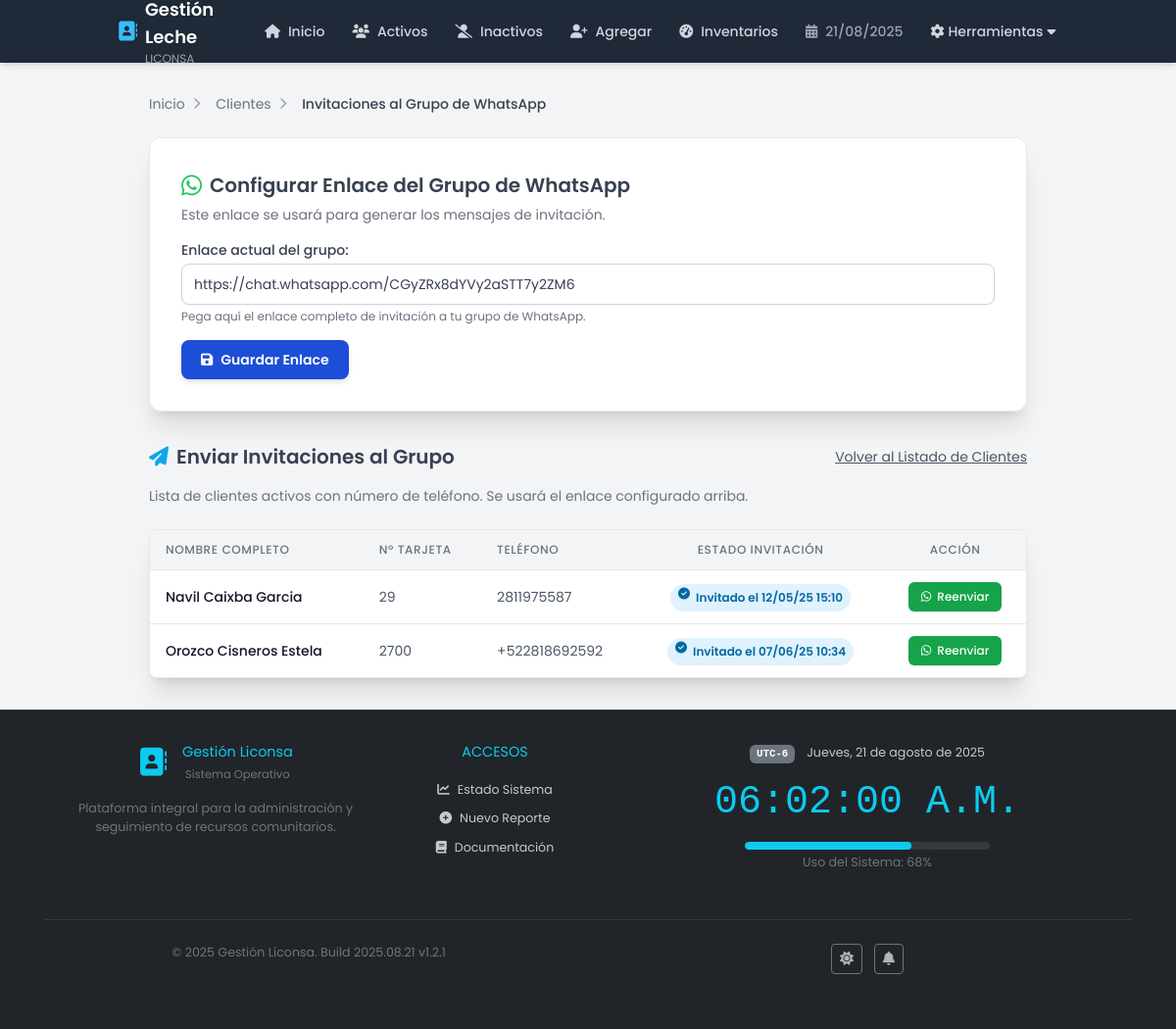
The app's page /clientes/invitaciones_whatsapp.php with its own data.
### tables this page shows
CREATE TABLE `configuracion` (
  `id` int(11) NOT NULL,
  `clave` varchar(100) NOT NULL,
  `valor` text DEFAULT NULL,
  `fecha_modificacion` timestamp NOT NULL DEFAULT current_timestamp() ON UPDATE current_timestamp()
);

CREATE TABLE `clientes` (
  `id` int(11) NOT NULL,
  `numero_tarjeta` int(11) UNSIGNED NOT NULL,
  `nombre_completo` varchar(100) NOT NULL,
  `dotacion_maxima` int(11) NOT NULL DEFAULT 12,
  `telefono` varchar(20) DEFAULT NULL,
  `estado` enum('activo','inactivo') NOT NULL DEFAULT 'activo',
  `fecha_invitacion_grupo` datetime DEFAULT NULL,
  `fecha_registro` timestamp NOT NULL DEFAULT current_timestamp(),
  `fecha_modificacion` timestamp NOT NULL DEFAULT current_timestamp() ON UPDATE current_timestamp()
);

### config/Configuracion.php (called while the page is built, shortened)
<?php
class Configuracion {
    private $conn;
    private $table_name = "configuracion";
    public function __construct() {
        $database = new Conexion();
        $this->conn = $database->conectar();
    }
    public function obtenerValor($clave) {
        $query = "SELECT valor FROM " . $this->table_name . " WHERE clave = :clave LIMIT 1";
        try {
            $stmt = $this->conn->prepare($query);
            $stmt->bindParam(':clave', $clave, PDO::PARAM_STR);
            $stmt->execute();
            $row = $stmt->fetch(PDO::FETCH_ASSOC);
            return $row ? $row['valor'] : null;
        } catch (PDOException $e) {
            error_log("Error PDO al obtener configuración ('{$clave}'): " . $e->getMessage());
            return null;
        }
    }
}
?>

### config/conexion.php (called while the page is built, shortened)
<?php
class Conexion {
    private $host = 'localhost';
    private $db_name = 'gestion_leche';
    private $username = 'root';
    private $password = '';
    public function conectar() {
        $this->conn = null;
        try {
            $options = [
                PDO::ATTR_ERRMODE => PDO::ERRMODE_EXCEPTION,
                PDO::ATTR_DEFAULT_FETCH_MODE => PDO::FETCH_ASSOC,
                PDO::ATTR_EMULATE_PREPARES => false,
                PDO::MYSQL_ATTR_INIT_COMMAND => "SET sql_mode='STRICT_TRANS_TABLES'",
                PDO::ATTR_PERSISTENT => false,
            ];
            $this->conn = new PDO(
                "mysql:host={$this->host};dbname={$this->db_name};charset=utf8mb4",
                $this->username,
                $this->password,
                $options
            );
        } catch(PDOException $e) {
            error_log("Database connection error: " . $e->getMessage() . " at " . date('Y-m-d H:i:s'));
            throw new Exception("Error de conexión a la base de datos");
        }
        return $this->conn;
    }
}
?>

### clientes/cliente.php (called while the page is built, shortened)
<?php
require_once __DIR__ . '/../config/conexion.php';
class Cliente
{
    private $conn;
    private $table = 'clientes';
    public function __construct()
    {
        $database = new Conexion();
        $this->conn = $database->conectar();
    }
    public function getClientesParaInvitacion() {
        $query = "SELECT id, nombre_completo, numero_tarjeta, telefono, fecha_invitacion_grupo
                  FROM " . $this->table . "
                  WHERE estado = 'activo' AND telefono IS NOT NULL AND telefono != ''
                  ORDER BY numero_tarjeta ASC, nombre_completo ASC";
        try {
            $stmt = $this->conn->prepare($query);
            $stmt->execute();
            return $stmt;
        } catch (PDOException $e) {
            error_log("Error PDO en getClientesParaInvitacion: " . $e->getMessage());
            return false;
        }
    }
}
?>

### clientes/invitaciones_whatsapp.php (the view, shortened to what this page needs)
<?php
$page_title = "Invitaciones al Grupo de WhatsApp";
$protocol = (!empty($_SERVER['HTTPS']) && $_SERVER['HTTPS'] !== 'off' || $_SERVER['SERVER_PORT'] == 443) ? "https://" : "http://";
$host = $_SERVER['HTTP_HOST'];
$project_folder = '/gestion_leche_web';
$baseUrl = $protocol . $host . $project_folder;
require_once __DIR__ . '/../config/Configuracion.php';
require_once __DIR__ . '/../layout/header.php';
require_once __DIR__ . "/cliente.php";
$config_handler = new Configuracion();
$clave_enlace_whatsapp = 'enlace_grupo_whatsapp';
$enlace_grupo_leche_actual = $config_handler->obtenerValor($clave_enlace_whatsapp);
$cliente_handler = new Cliente();
$resultado_clientes = $cliente_handler->getClientesParaInvitacion();
?>
<main class="container mx-auto px-4 sm:px-6 lg:px-8 py-6 md:py-8">
    <div class="max-w-4xl mx-auto">
        <nav class="mb-6 text-sm" aria-label="Breadcrumb">
            <ol class="list-none p-0 inline-flex flex-wrap space-x-1 sm:space-x-2">
                <li class="flex items-center">
                    <a href="<?php echo htmlspecialchars($baseUrl); ?>/index.php" class="text-gray-500 hover:text-liconsa-blue transition duration-150 ease-in-out">Inicio</a>
                    <i class="fas fa-chevron-right text-gray-400 mx-1 sm:mx-2 text-xs"></i>
                </li>
                 <li class="flex items-center">
                    <a href="<?php echo htmlspecialchars($baseUrl); ?>/clientes/listar_clientes.php" class="text-gray-500 hover:text-liconsa-blue transition duration-150 ease-in-out">Clientes</a>
                    <i class="fas fa-chevron-right text-gray-400 mx-1 sm:mx-2 text-xs"></i>
                </li>
                <li class="flex items-center">
                    <span class="text-gray-700 font-medium"><?php echo htmlspecialchars($page_title); ?></span>
                </li>
            </ol>
        </nav>
        <div class="bg-white shadow-xl rounded-xl border border-gray-200 p-6 sm:p-8 mb-8">
            <h2 class="text-xl font-semibold text-gray-700 mb-1 flex items-center">
                <i class="fab fa-whatsapp text-green-500 mr-2 text-2xl"></i>
                Configurar Enlace del Grupo de WhatsApp
            </h2>
            <p class="text-sm text-gray-500 mb-4">Este enlace se usará para generar los mensajes de invitación.</p>
            <form action="<?php echo htmlspecialchars($_SERVER['PHP_SELF']); ?>" method="POST">
                <div class="mb-4">
                    <label for="nuevo_enlace_grupo" class="block text-sm font-medium text-gray-700 mb-1">Enlace actual del grupo:</label>
                    <input type="url" id="nuevo_enlace_grupo" name="nuevo_enlace_grupo"
                           class="w-full px-3 py-2.5 border border-gray-300 rounded-lg shadow-sm focus:outline-none focus:ring-2 focus:ring-liconsa-blue focus:border-liconsa-blue text-sm"
                           value="<?php echo htmlspecialchars($enlace_grupo_leche_actual); ?>"
                           placeholder="https://chat.whatsapp.com/XYZ..." required>
                    <p class="mt-1 text-xs text-gray-500">Pega aquí el enlace completo de invitación a tu grupo de WhatsApp.</p>
                </div>
                <button type="submit" name="actualizar_enlace_grupo" class="inline-flex items-center px-5 py-2.5 bg-liconsa-blue hover:bg-blue-700 text-white font-semibold text-sm rounded-lg shadow-md transition duration-150 ease-in-out">
                    <i class="fas fa-save mr-2"></i>Guardar Enlace
                </button>
            </form>
        </div>
        <div class="flex flex-col sm:flex-row justify-between items-center mb-4">
            <h2 class="text-xl font-semibold text-gray-700 flex items-center">
                <i class="fas fa-paper-plane text-sky-500 mr-2"></i>
                Enviar Invitaciones al Grupo
            </h2>
            <a href="<?php echo htmlspecialchars($baseUrl); ?>/clientes/listar_clientes.php" class="mt-2 sm:mt-0 text-sm text-gray-600 hover:text-liconsa-blue underline">
                Volver al Listado de Clientes
            </a>
        </div>
        <p class="text-sm text-gray-500 mb-6">Lista de clientes activos con número de teléfono. Se usará el enlace configurado arriba.</p>
        <?php if ($resultado_clientes && $resultado_clientes->rowCount() > 0): ?>
            <div class="bg-white shadow-xl rounded-lg border border-gray-200 overflow-hidden">
                <div class="overflow-x-auto">
                    <table class="min-w-full divide-y divide-gray-200 text-sm">
                        <thead class="bg-gray-100">
                            <tr>
                                <th scope="col" class="px-4 py-3 text-left text-xs font-medium text-gray-500 uppercase tracking-wider">Nombre Completo</th>
                                <th scope="col" class="px-4 py-3 text-left text-xs font-medium text-gray-500 uppercase tracking-wider hidden sm:table-cell">Nº Tarjeta</th>
                                <th scope="col" class="px-4 py-3 text-left text-xs font-medium text-gray-500 uppercase tracking-wider">Teléfono</th>
                                <th scope="col" class="px-4 py-3 text-center text-xs font-medium text-gray-500 uppercase tracking-wider">Estado Invitación</th>
                                <th scope="col" class="px-4 py-3 text-center text-xs font-medium text-gray-500 uppercase tracking-wider">Acción</th>
                            </tr>
                        </thead>
                        <tbody class="bg-white divide-y divide-gray-200">
                            <?php while ($row = $resultado_clientes->fetch(PDO::FETCH_ASSOC)): ?>
                                <tr id="cliente-row-<?php echo $row['id']; ?>" class="hover:bg-gray-50 transition-colors">
                                    <td class="px-4 py-3 whitespace-nowrap font-medium text-gray-900"><?php echo htmlspecialchars($row['nombre_completo']); ?></td>
                                    <td class="px-4 py-3 whitespace-nowrap text-gray-600 hidden sm:table-cell"><?php echo htmlspecialchars($row['numero_tarjeta']); ?></td>
                                    <td class="px-4 py-3 whitespace-nowrap text-gray-600"><?php echo htmlspecialchars($row['telefono']); ?></td>
                                    <td class="px-4 py-3 whitespace-nowrap text-center estado-invitacion">
                                        <?php if (!empty($row['fecha_invitacion_grupo'])): ?>
                                            <span class="px-2 py-1 inline-flex text-xs leading-5 font-semibold rounded-full bg-sky-100 text-sky-700">
                                                <i class="fas fa-check-circle mr-1.5"></i> Invitado el <?php echo date("d/m/y H:i", strtotime($row['fecha_invitacion_grupo'])); ?>
                                            </span>
                                        <?php else: ?>
                                            <span class="px-2 py-1 inline-flex text-xs leading-5 font-semibold rounded-full bg-yellow-100 text-yellow-800">
                                                <i class="fas fa-clock mr-1.5"></i> Pendiente
                                            </span>
                                        <?php endif; ?>
                                    </td>
                                    <td class="px-4 py-3 whitespace-nowrap text-center">
                                        <button class="btn-enviar-invitacion inline-flex items-center px-3 py-1.5 border border-transparent text-xs font-medium rounded-md shadow-sm text-white bg-green-600 hover:bg-green-700 focus:outline-none focus:ring-2 focus:ring-offset-2 focus:ring-green-500"
                                                data-clienteid="<?php echo $row['id']; ?>"
                                                data-nombrecliente="<?php echo htmlspecialchars($row['nombre_completo']); ?>"
                                                data-enlacegrupo="<?php echo htmlspecialchars($enlace_grupo_leche_actual); ?>">
                                            <i class="fab fa-whatsapp mr-1.5"></i> <?php echo !empty($row['fecha_invitacion_grupo']) ? 'Reenviar' : 'Invitar'; ?>
                                        </button>
                                    </td>
                                </tr>
                            <?php endwhile; ?>
                        </tbody>
                    </table>
                </div>
            </div>
        <?php endif; ?>
    </div>
</main>
<?php
include_once __DIR__ . "/../layout/footer.php";
?>

### layout/header.php (style rules this page uses)
body { font-family: 'Poppins', 'sans-serif'; background-color: #f3f4f6; color: #374151; display: flex; flex-direction: column; min-height: 100vh; }

### records on screen
configuracion: nuevo_enlace_grupo "https://chat.whatsapp.com/CGyZRx8dYVy2aSTT7y2ZM6"
clientes: nombre_completo "Navil Caixba Garcia", numero_tarjeta "29", telefono "2811975587", fecha_invitacion_grupo "12/05/25 15:10", shows "Reenviar"
clientes: nombre_completo "Orozco Cisneros Estela", numero_tarjeta "2700", telefono "+522818692592", fecha_invitacion_grupo "07/06/25 10:34", shows "Reenviar"

### other values on screen
$page_title "Invitaciones al Grupo de WhatsApp"
